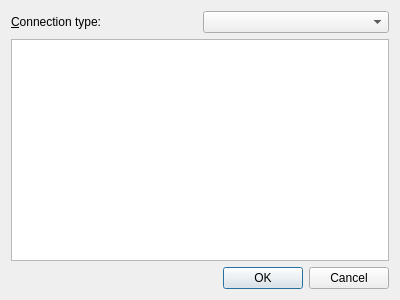
<?xml version="1.0" encoding="UTF-8"?>
<ui version="4.0">
 <class>Gammaray::MethodInvocationDialog</class>
 <widget class="QWidget" name="Gammaray::MethodInvocationDialog">
  <property name="geometry">
   <rect>
    <x>0</x>
    <y>0</y>
    <width>400</width>
    <height>300</height>
   </rect>
  </property>
  <layout class="QVBoxLayout" name="verticalLayout">
   <item>
    <layout class="QHBoxLayout" name="horizontalLayout">
     <item>
      <widget class="QLabel" name="label">
       <property name="text">
        <string>&amp;Connection type:</string>
       </property>
       <property name="buddy">
        <cstring>connectionTypeComboBox</cstring>
       </property>
      </widget>
     </item>
     <item>
      <widget class="QComboBox" name="connectionTypeComboBox"/>
     </item>
    </layout>
   </item>
   <item>
    <widget class="QTreeView" name="argumentView">
     <property name="rootIsDecorated">
      <bool>false</bool>
     </property>
     <property name="allColumnsShowFocus">
      <bool>true</bool>
     </property>
    </widget>
   </item>
   <item>
    <widget class="QDialogButtonBox" name="buttonBox">
     <property name="standardButtons">
      <set>QDialogButtonBox::Cancel|QDialogButtonBox::Ok</set>
     </property>
    </widget>
   </item>
  </layout>
 </widget>
 <resources/>
 <connections/>
</ui>
